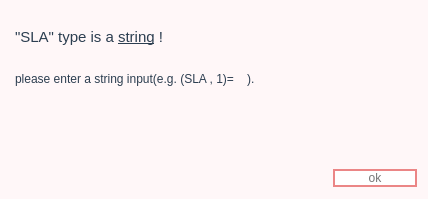
<?xml version="1.0" encoding="UTF-8"?>
<ui version="4.0">
 <class>Destination_type_error</class>
 <widget class="QWidget" name="Destination_type_error">
  <property name="geometry">
   <rect>
    <x>0</x>
    <y>0</y>
    <width>428</width>
    <height>199</height>
   </rect>
  </property>
  <property name="windowTitle">
   <string>Type Error</string>
  </property>
  <property name="windowIcon">
   <iconset resource="iconresources.qrc">
    <normaloff>:/newPrefix/error_icon.png</normaloff>:/newPrefix/error_icon.png</iconset>
  </property>
  <property name="styleSheet">
   <string notr="true">background-color: rgb(255, 247, 248);</string>
  </property>
  <layout class="QGridLayout" name="gridLayout">
   <item row="0" column="0" colspan="2">
    <widget class="QTextEdit" name="textEdit">
     <property name="styleSheet">
      <string notr="true">color:#2c3e50</string>
     </property>
     <property name="frameShape">
      <enum>QFrame::NoFrame</enum>
     </property>
     <property name="horizontalScrollBarPolicy">
      <enum>Qt::ScrollBarAlwaysOff</enum>
     </property>
     <property name="tabChangesFocus">
      <bool>false</bool>
     </property>
     <property name="readOnly">
      <bool>true</bool>
     </property>
     <property name="html">
      <string>&lt;!DOCTYPE HTML PUBLIC &quot;-//W3C//DTD HTML 4.0//EN&quot; &quot;http://www.w3.org/TR/REC-html40/strict.dtd&quot;&gt;
&lt;html&gt;&lt;head&gt;&lt;meta name=&quot;qrichtext&quot; content=&quot;1&quot; /&gt;&lt;style type=&quot;text/css&quot;&gt;
p, li { white-space: pre-wrap; }
&lt;/style&gt;&lt;/head&gt;&lt;body style=&quot; font-family:'MS Shell Dlg 2'; font-size:7.8pt; font-weight:400; font-style:normal;&quot;&gt;
&lt;p style=&quot; margin-top:0px; margin-bottom:0px; margin-left:0px; margin-right:0px; -qt-block-indent:0; text-indent:0px;&quot;&gt;&lt;span style=&quot; font-size:8pt;&quot;&gt; &lt;/span&gt;&lt;/p&gt;
&lt;p style=&quot; margin-top:0px; margin-bottom:0px; margin-left:0px; margin-right:0px; -qt-block-indent:0; text-indent:0px;&quot;&gt;&lt;span style=&quot; font-size:11pt;&quot;&gt;&amp;quot;SLA&amp;quot; type is a &lt;/span&gt;&lt;span style=&quot; font-size:11pt; text-decoration: underline;&quot;&gt;string&lt;/span&gt;&lt;span style=&quot; font-size:11pt;&quot;&gt; !  &lt;/span&gt;&lt;/p&gt;
&lt;p style=&quot; margin-top:0px; margin-bottom:0px; margin-left:0px; margin-right:0px; -qt-block-indent:0; text-indent:0px;&quot;&gt;&lt;span style=&quot; font-size:8pt;&quot;&gt; &lt;/span&gt;&lt;/p&gt;
&lt;p style=&quot;-qt-paragraph-type:empty; margin-top:0px; margin-bottom:0px; margin-left:0px; margin-right:0px; -qt-block-indent:0; text-indent:0px; font-size:8pt;&quot;&gt;&lt;br /&gt;&lt;/p&gt;
&lt;p style=&quot; margin-top:0px; margin-bottom:0px; margin-left:0px; margin-right:0px; -qt-block-indent:0; text-indent:0px;&quot;&gt;&lt;span style=&quot; font-size:9pt;&quot;&gt;please enter a string input(e.g. (SLA , 1)=    ).&lt;/span&gt;&lt;/p&gt;&lt;/body&gt;&lt;/html&gt;</string>
     </property>
    </widget>
   </item>
   <item row="1" column="0">
    <spacer name="horizontalSpacer">
     <property name="orientation">
      <enum>Qt::Horizontal</enum>
     </property>
     <property name="sizeHint" stdset="0">
      <size>
       <width>40</width>
       <height>20</height>
      </size>
     </property>
    </spacer>
   </item>
   <item row="1" column="1">
    <widget class="QPushButton" name="pushButton">
     <property name="styleSheet">
      <string notr="true">QPushButton {
	
	
	font: 75 10pt &quot;Bahnschrift Condensed&quot;;
	background-color:#FFFFFF;
	color: rgb(117, 117, 117);
    border: 2px solid #Eb8686; min-width: 80px;
	border-color: #Eb8686; 
    border-radius: 10px;
}

QPushButton:pressed {
    background-color: qlineargradient(x1: 0, y1: 0, x2: 0, y2: 1,
                                      stop: 0 #dadbde, stop: 1 #f6f7fa);
}

QPushButton:flat {
    border: none; /* no border for a flat push button */
}

QPushButton:default {
    border-color: navy; /* make the default button prominent */
}</string>
     </property>
     <property name="text">
      <string>ok</string>
     </property>
    </widget>
   </item>
  </layout>
 </widget>
 <resources>
  <include location="iconresources.qrc"/>
 </resources>
 <connections/>
</ui>
